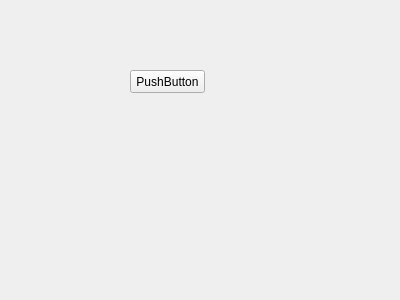
<?xml version="1.0" encoding="UTF-8"?>
<ui version="4.0">
 <class>Form</class>
 <widget class="QWidget" name="Form">
  <property name="geometry">
   <rect>
    <x>0</x>
    <y>0</y>
    <width>400</width>
    <height>300</height>
   </rect>
  </property>
  <property name="windowTitle">
   <string>Form</string>
  </property>
  <widget class="QPushButton" name="pushButton">
   <property name="geometry">
    <rect>
     <x>130</x>
     <y>70</y>
     <width>75</width>
     <height>23</height>
    </rect>
   </property>
   <property name="text">
    <string>PushButton</string>
   </property>
  </widget>
 </widget>
 <resources/>
 <connections>
  <connection>
   <sender>pushButton</sender>
   <signal>clicked()</signal>
   <receiver>Form</receiver>
   <slot>deneme()</slot>
   <hints>
    <hint type="sourcelabel">
     <x>181</x>
     <y>80</y>
    </hint>
    <hint type="destinationlabel">
     <x>259</x>
     <y>208</y>
    </hint>
   </hints>
  </connection>
 </connections>
 <slots>
  <slot>deneme()</slot>
 </slots>
</ui>
